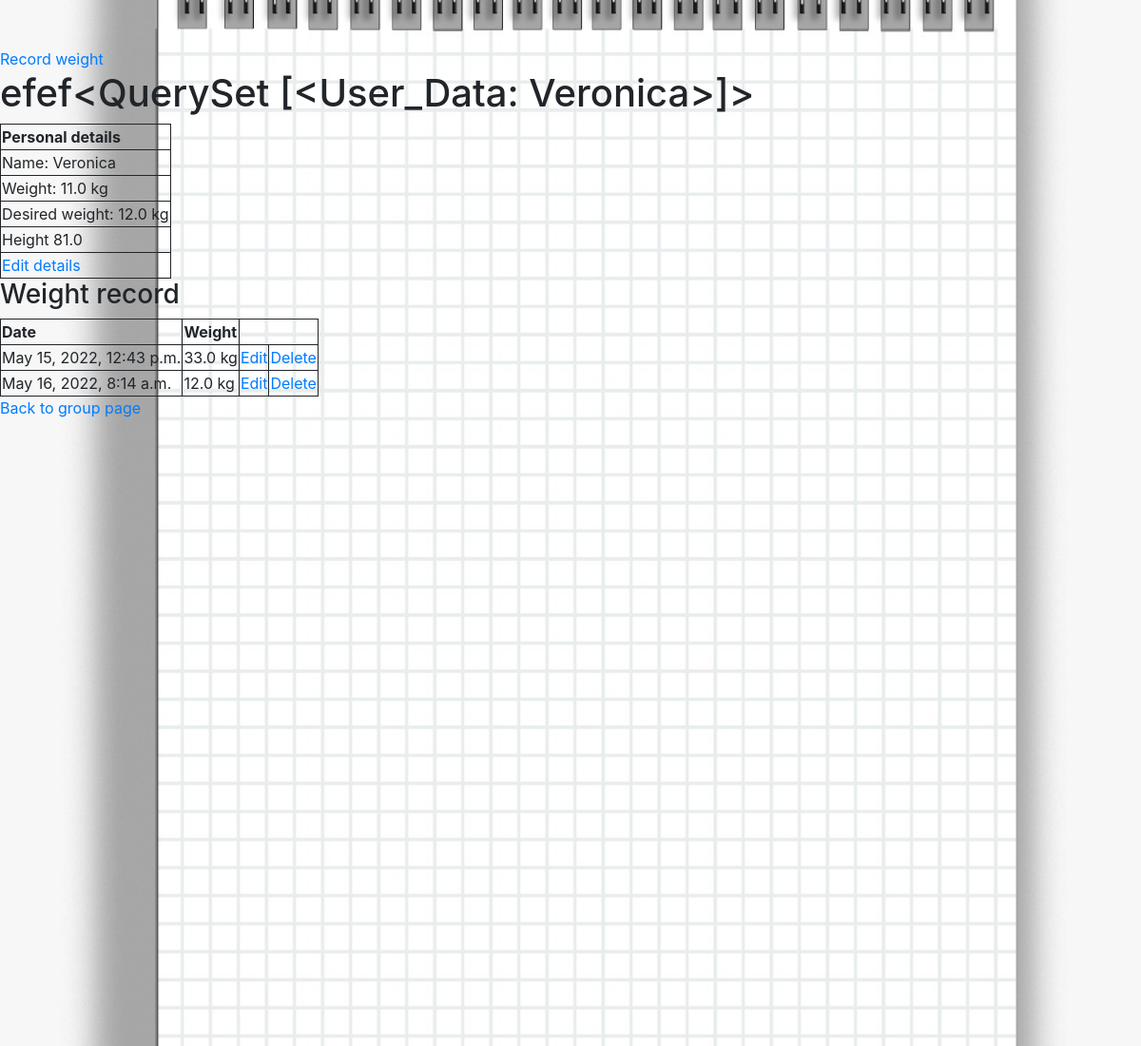
Screenshot of /account/ (signed in) with the database file from the repository.
### ffwc_app/models.py (models this page shows, shortened)
class User_Data(models.Model):
    user = models.ForeignKey(
                    User, on_delete=models.CASCADE, null=True, blank=True)
    name = models.CharField(max_length=20)
    weight = models.FloatField()
    goal_weight = models.FloatField()
    height = models.FloatField()
    created = models.DateTimeField(auto_now_add=True)
    def __str__(self):
        return self.name
    class Meta:
        ordering = ['created']

class Weight_Update(models.Model):
    user = models.ForeignKey(User_Data, on_delete=models.CASCADE,
                                                    null=True, blank=True)
    weight_update = models.FloatField(default=0)
    created = models.DateTimeField(auto_now_add=True)
    class Meta:
        ordering = ['created']

### ffwc_app/views.py (the view)
# urls.py: path('account/', PersonalPage.as_view(), name='account'),
class PersonalPage(ListView, LoginRequiredMixin):
    model = User_Data
    context_object_name = 'user_data'
    template_name = 'ffwc_app/personal_page.html'
    def get_context_data(self, **kwargs):
        context = super().get_context_data(**kwargs)
        context['user_data'] = context['user_data'].filter(user=self.request.user)
        context['weight_update'] = Weight_Update.objects.all().filter(
                                                    user=self.request.user.id)
        return context

### ffwc_app/templates/ffwc_app/personal_page.html
{% extends 'ffwc_app/base.html' %}
{% block content %}
    <a href="{% url 'update-weight' %}">Record weight</a>
    <h1>efef{{ user_data }}</h1>
    <table>
      <tr>
        <th>Personal details</th>
      </tr>
      {% for data in user_data %}
      <tr>
        <td>Name: {{ data.name }}</td>
      </tr>
      <tr>
        <td>Weight: {{ data.weight }} kg</td>
      </tr>
      <tr>
        <td>Desired weight: {{ data.goal_weight }} kg</td>
      </tr>
      <tr>
        <td>Height {{ data.height }}</td>
      </tr>
      <tr>
        <td><a href="{% url 'update-details' data.id %}">Edit details</a></td>
      </tr>
      {% empty %}
          <h2>Empty!</h2>
          <a href="{% url 'new-details' %}">Fill your personal details</a>
      {% endfor %}
    </table>
    <h3>Weight record</h3>
    <table>
      <tr>
        <th>Date</th>
        <th>Weight</th>
      </tr>
      {% for record in weight_update %}
      <tr>
        <td>{{ record.created }}</td>
        <td>{{ record.weight_update }} kg</td>
        <td><a href="{% url 'edit-update-weight' record.id %}">Edit</a></td>
        <td><a href="{% url 'delete-weight' record.id %}">Delete</a></td>
      </tr>
      {% empty %}
          <h2>Empty!</h2>
      {% endfor %}
    </table>
  <a href="{% url 'group' %}">Back to group page</a>
{% endblock %}

### ffwc_app/static/base/main.css (style rules this page uses)
html { background-color: #17605d !important; }
table, th, td { border: 1px solid; }

### rows the page displays
User_Data: name "<QuerySet [<User_Data: Veronica>]>", name "Veronica", weight "11.0", goal_weight "12.0", height "81.0"
Weight_Update: created "May 15, 2022, 12:43 p.m.", weight_update "33.0"
Weight_Update: created "May 16, 2022, 8:14 a.m.", weight_update "12.0"
